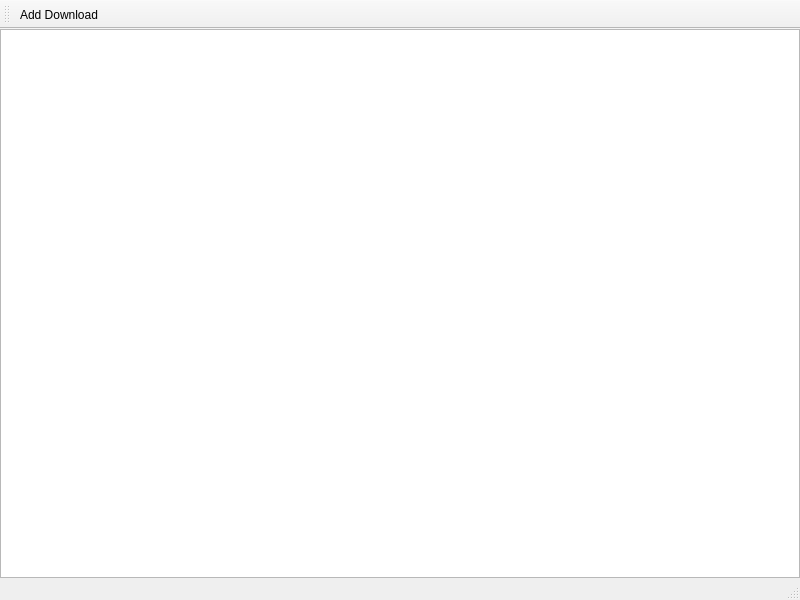
<?xml version="1.0" encoding="UTF-8"?>
<ui version="4.0">
 <class>DownloadBrowser</class>
 <widget class="QMainWindow" name="DownloadBrowser">
  <property name="geometry">
   <rect>
    <x>0</x>
    <y>0</y>
    <width>800</width>
    <height>600</height>
   </rect>
  </property>
  <widget class="QWidget" name="centralwidget">
   <layout class="QGridLayout" name="gridLayout">
    <property name="leftMargin">
     <number>0</number>
    </property>
    <property name="topMargin">
     <number>0</number>
    </property>
    <property name="rightMargin">
     <number>0</number>
    </property>
    <property name="bottomMargin">
     <number>0</number>
    </property>
    <property name="spacing">
     <number>0</number>
    </property>
    <item row="0" column="0">
     <widget class="QListWidget" name="downloaderListWidget">
      <property name="verticalScrollMode">
       <enum>QAbstractItemView::ScrollPerPixel</enum>
      </property>
     </widget>
    </item>
   </layout>
  </widget>
  <widget class="QMenuBar" name="menubar">
   <property name="geometry">
    <rect>
     <x>0</x>
     <y>0</y>
     <width>800</width>
     <height>31</height>
    </rect>
   </property>
  </widget>
  <widget class="QStatusBar" name="statusbar"/>
  <widget class="QToolBar" name="toolBar">
   <property name="windowTitle">
    <string>toolBar</string>
   </property>
   <property name="toolButtonStyle">
    <enum>Qt::ToolButtonTextBesideIcon</enum>
   </property>
   <attribute name="toolBarArea">
    <enum>TopToolBarArea</enum>
   </attribute>
   <attribute name="toolBarBreak">
    <bool>false</bool>
   </attribute>
   <addaction name="actionAdd_Download"/>
  </widget>
  <action name="actionAdd_Download">
   <property name="icon">
    <iconset theme="list-add">
     <normaloff>.</normaloff>.</iconset>
   </property>
   <property name="text">
    <string>Add Download</string>
   </property>
  </action>
 </widget>
 <resources/>
 <connections/>
</ui>
